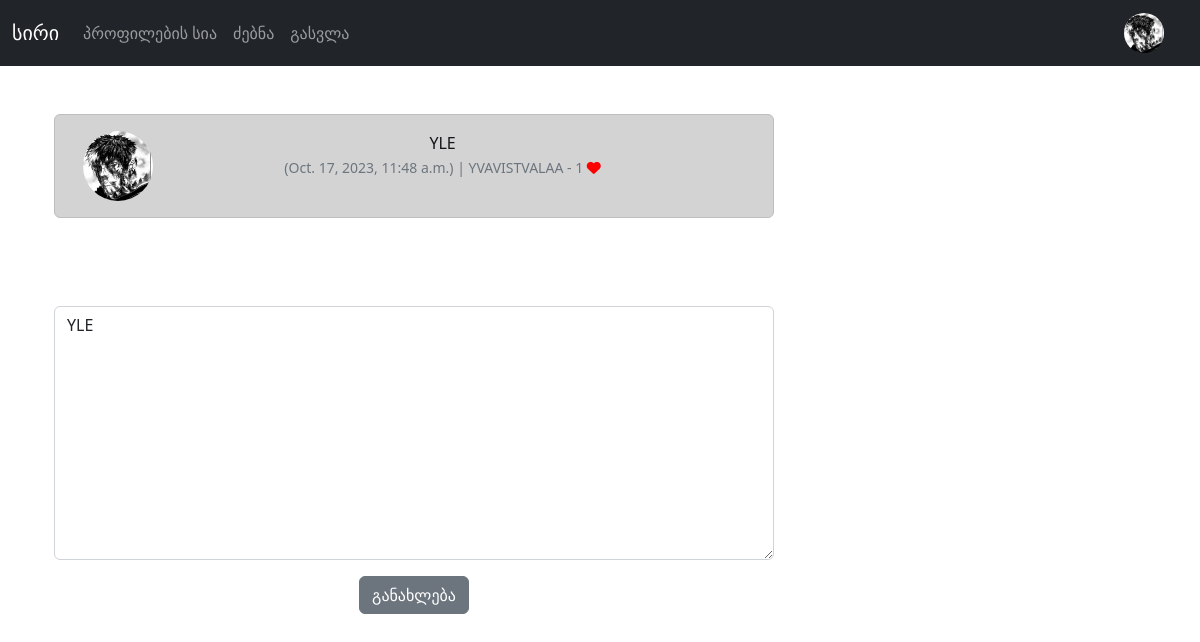
The app's page /edit_meep/1 (signed in) with its own data.
### main/models.py (models this page shows, shortened)
class Profile(models.Model):
    user = models.OneToOneField(User, on_delete=models.CASCADE)
    follows = models.ManyToManyField("self",
                                related_name="followed_by",
                                symmetrical=False,
                                blank=True)
    date_modified = models.DateTimeField(User, auto_now=True)
    profile_image = models.ImageField(null=True, blank=True, upload_to='media/')
    profile_bio = models.CharField(null=True, blank=True, max_length=500)
    facebook_link = models.CharField(null=True, blank=True, max_length=150)
    instagram_link = models.CharField(null=True, blank=True, max_length=150)
    github_link = models.CharField(null=True, blank=True, max_length=150)
    linkedin_link = models.CharField(null=True, blank=True, max_length=150)

class Meep(models.Model):
    user = models.ForeignKey(
        User, related_name="meeps",
        on_delete=models.DO_NOTHING
    )
    body = models.CharField(max_length=200)
    created_at = models.DateTimeField(auto_now_add=True)
    likes = models.ManyToManyField(User, related_name="meep_like", blank=True)
    def number_of_likes(self):
        return self.likes.count()

### main/views.py (the view)
# urls.py: path('edit_meep/<int:pk>', views.edit_meep, name='edit-meep'),
def edit_meep(request, pk):
    if request.user.is_authenticated:
        meep = get_object_or_404(Meep, id=pk)
        if request.user.username == meep.user.username:
            form = MeepForm(request.POST or None, instance=meep)
            if request.method == "POST":
                if form.is_valid():
                    meep = form.save(commit=False)
                    meep.user = request.user
                    meep.save()
                    messages.success(request, ("თქვენი პოსტი განახლდა... "))
                    return redirect('home')
            else:
                return render(request, 'edit_meep.html', {'form':form, 'meep':meep})
        else:
            messages.success(request, ("ეს პოსტი თქვენ არ გეკუთვნით..."))
            return redirect('home')
    else:
        messages.success(request, ("თქვენ არ ხართ ავტორიზებული..."))
        return redirect(request.META.get("HTTP_REFERER"))

### main/forms.py
class MeepForm(forms.ModelForm):
    body = forms.CharField(required=True,
                           widget=forms.widgets.Textarea(
                                attrs={
                                    "placeholder":'დაწერეთ პოსტი...',
                                    "class":'form-control',
                                }
                                ),
                                label='',
                           )
    class Meta:
        model = Meep
        exclude = ("user", "likes", )

### main/templates/edit_meep.html (shortened to what this page needs)
{% extends 'base.html' %}
{% load static %}
{% block content %}
    <div class="container text-center">
        <div class="row">
            <div class="col-8">
    <br/>
		<div class="alert alert-dark" role="alert">
<div class="container">
	<div class="row">
		<div class="col-1">
		  {% if meep.user.profile.profile_image %}
				<img src="{{ meep.user.profile.profile_image.url }}" width="70" height="70" class="rounded-circle" alt="{{ profile.user.username }}">
				{% else %}
				<img src="{% static 'images/default_profile_pic.jpg' %}" width="70" height="70" class="rounded-circle" alt="{{ profile.user.username }}">
				{% endif %}
		</div>
		<div class="col-11">
		  {{ meep.body }}<br/>
		  <small class="text-muted">
		  	({{ meep.created_at}}) |
		  	{{ meep.user.username }}
			- {{ meep.number_of_likes }}
			{% if user in meep.likes.all %}
				<a href="{% url 'meep-like' meep.id %}">
					<i class="fa-solid fa-heart" style="color: red;"></i>
				</a>
			{% else %}
				<a href="{% url 'meep-like' meep.id %}">
					<i class="fa fa-heart-o" style="color: red;"></i>
				</a>
			{% endif %}
		  </small>
		</div><br/><br/>
			</div>
		</div>
	</div>
    <br/><br/><br/>
    {% if form %}
    <form method="POST">
        {{ form.as_p }}
        <button type="submit" class="btn btn-secondary">განახლება</button>
    </form>
{% endif %}
</div>
{% endblock %}

### main/templates/navbar.html (shortened to what this page needs)
{% load static %}
<nav class="navbar navbar-expand-lg navbar-dark bg-dark">
  <div class="container-fluid">
    <a class="navbar-brand" href="{% url 'home' %}">სირი</a>
    <div class="collapse navbar-collapse" id="navbarSupportedContent">
      <ul class="navbar-nav me-auto mb-2 mb-lg-0">
        <li class="nav-item">
          <a class="nav-link"
          href="{% url 'profile-list' %}">პროფილების სია</a>
        </li>
        {% if user.is_authenticated %}
        <li class="nav-item">
          <a class="nav-link"
          href="{% url 'search' %}">ძებნა</a>
        </li>
        <li class="nav-item">
          <a class="nav-link"
          href="{% url 'logout' %}">გასვლა</a>
        </li>
        {% endif %}
      </ul>
      {% if user.is_authenticated %}
        <ul class="navbar-nav ml-auto">
          <li class="nav-link navbar-brand">
            <a href="{% url 'profile' request.user.id %}">
{% if user.profile.profile_image %}
<img src="{{ user.profile.profile_image.url }}" class="rounded-circle" width="40">
{% else %}
    <img src="{% static 'images/default_profile_pic.png' %}" class="img-fluid rounded-circle" alt="Profile Image" width=30>
{% endif %}
            </a>
          </li>
        </ul>
      {% endif %}
    </div>
  </div>
</nav>

### records on screen
Meep: user.profile.profile_image (picture), body "YLE", created_at "Oct. 17, 2023, 11:48 a.m.", user.username "YVAVISTVALAA", number_of_likes "1"
